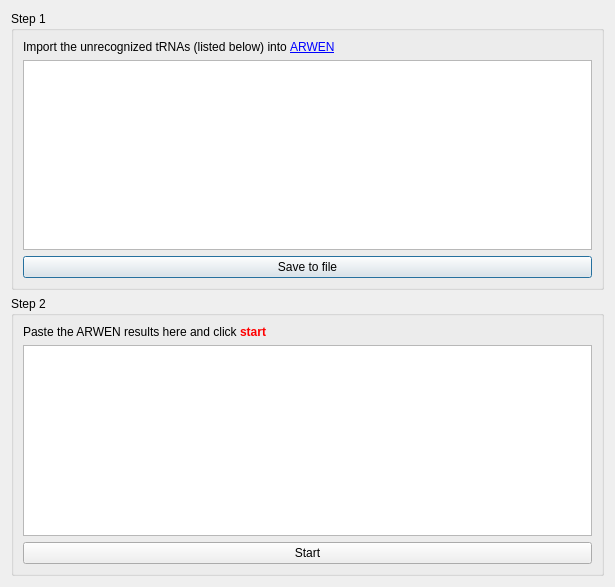
<?xml version="1.0" encoding="UTF-8"?>
<ui version="4.0">
 <class>tRNA_ANNT</class>
 <widget class="QDialog" name="tRNA_ANNT">
  <property name="geometry">
   <rect>
    <x>0</x>
    <y>0</y>
    <width>615</width>
    <height>587</height>
   </rect>
  </property>
  <property name="focusPolicy">
   <enum>Qt::NoFocus</enum>
  </property>
  <property name="windowTitle">
   <string>Predict tRNA</string>
  </property>
  <layout class="QGridLayout" name="gridLayout_3">
   <item row="0" column="0">
    <widget class="QGroupBox" name="groupBox">
     <property name="title">
      <string>Step 1</string>
     </property>
     <layout class="QGridLayout" name="gridLayout">
      <item row="0" column="0">
       <widget class="QLabel" name="label">
        <property name="text">
         <string>&lt;html&gt;&lt;head/&gt;&lt;body&gt;&lt;p&gt;Import the unrecognized tRNAs (listed below) into &lt;a href=&quot;http://130.235.244.92/ARWEN/&quot;&gt;&lt;span style=&quot; text-decoration: underline; color:#0000ff;&quot;&gt;ARWEN&lt;/span&gt;&lt;/a&gt;&lt;/p&gt;&lt;/body&gt;&lt;/html&gt;</string>
        </property>
        <property name="openExternalLinks">
         <bool>true</bool>
        </property>
       </widget>
      </item>
      <item row="1" column="0">
       <widget class="QTextBrowser" name="textBrowser">
        <property name="undoRedoEnabled">
         <bool>true</bool>
        </property>
        <property name="readOnly">
         <bool>true</bool>
        </property>
       </widget>
      </item>
      <item row="2" column="0">
       <widget class="QPushButton" name="pushButton">
        <property name="text">
         <string>Save to file</string>
        </property>
        <property name="icon">
         <iconset resource="../myRes.qrc">
          <normaloff>:/picture/resourses/Save-icon.png</normaloff>:/picture/resourses/Save-icon.png</iconset>
        </property>
       </widget>
      </item>
     </layout>
    </widget>
   </item>
   <item row="1" column="0">
    <widget class="QGroupBox" name="groupBox_2">
     <property name="title">
      <string>Step 2</string>
     </property>
     <layout class="QGridLayout" name="gridLayout_2">
      <item row="0" column="0">
       <widget class="QLabel" name="label_2">
        <property name="text">
         <string>&lt;html&gt;&lt;head/&gt;&lt;body&gt;&lt;p&gt;Paste the ARWEN results here and click &lt;span style=&quot; font-weight:600; color:#ff0000;&quot;&gt;start&lt;/span&gt;&lt;/p&gt;&lt;/body&gt;&lt;/html&gt;</string>
        </property>
       </widget>
      </item>
      <item row="1" column="0">
       <widget class="QTextBrowser" name="textBrowser_2">
        <property name="undoRedoEnabled">
         <bool>true</bool>
        </property>
        <property name="readOnly">
         <bool>false</bool>
        </property>
       </widget>
      </item>
      <item row="2" column="0">
       <widget class="QPushButton" name="pushButton_2">
        <property name="text">
         <string>Start</string>
        </property>
        <property name="icon">
         <iconset resource="../myRes.qrc">
          <normaloff>:/picture/resourses/if_start_60207.png</normaloff>:/picture/resourses/if_start_60207.png</iconset>
        </property>
       </widget>
      </item>
     </layout>
    </widget>
   </item>
  </layout>
 </widget>
 <resources>
  <include location="../myRes.qrc"/>
 </resources>
 <connections/>
</ui>
